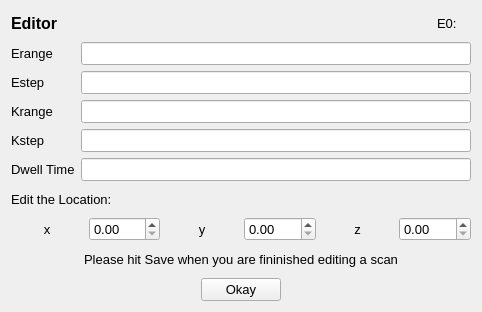
<?xml version="1.0" encoding="UTF-8"?>
<ui version="4.0">
 <class>Form</class>
 <widget class="QWidget" name="Form">
  <property name="geometry">
   <rect>
    <x>0</x>
    <y>0</y>
    <width>482</width>
    <height>312</height>
   </rect>
  </property>
  <property name="windowTitle">
   <string>Form</string>
  </property>
  <layout class="QVBoxLayout" name="verticalLayout">
   <item>
    <layout class="QHBoxLayout" name="horizontalLayout">
     <item>
      <widget class="QLabel" name="label_3">
       <property name="font">
        <font>
         <pointsize>12</pointsize>
         <weight>75</weight>
         <bold>true</bold>
        </font>
       </property>
       <property name="text">
        <string>Editor</string>
       </property>
      </widget>
     </item>
     <item>
      <spacer name="horizontalSpacer">
       <property name="orientation">
        <enum>Qt::Horizontal</enum>
       </property>
       <property name="sizeHint" stdset="0">
        <size>
         <width>40</width>
         <height>20</height>
        </size>
       </property>
      </spacer>
     </item>
     <item>
      <widget class="QLabel" name="label_15">
       <property name="font">
        <font>
         <pointsize>10</pointsize>
        </font>
       </property>
       <property name="text">
        <string>E0:</string>
       </property>
      </widget>
     </item>
     <item>
      <widget class="QLabel" name="E0">
       <property name="font">
        <font>
         <pointsize>10</pointsize>
        </font>
       </property>
       <property name="text">
        <string/>
       </property>
      </widget>
     </item>
    </layout>
   </item>
   <item>
    <layout class="QGridLayout" name="gridLayout_2">
     <item row="2" column="2">
      <widget class="QLineEdit" name="krange">
       <property name="font">
        <font>
         <pointsize>10</pointsize>
        </font>
       </property>
      </widget>
     </item>
     <item row="2" column="0">
      <widget class="QLabel" name="label_9">
       <property name="font">
        <font>
         <pointsize>10</pointsize>
        </font>
       </property>
       <property name="text">
        <string>Krange</string>
       </property>
      </widget>
     </item>
     <item row="0" column="0">
      <widget class="QLabel" name="label_6">
       <property name="font">
        <font>
         <pointsize>10</pointsize>
        </font>
       </property>
       <property name="text">
        <string>Erange</string>
       </property>
      </widget>
     </item>
     <item row="1" column="2">
      <widget class="QLineEdit" name="estep">
       <property name="font">
        <font>
         <pointsize>10</pointsize>
        </font>
       </property>
      </widget>
     </item>
     <item row="0" column="2">
      <widget class="QLineEdit" name="erange">
       <property name="font">
        <font>
         <pointsize>10</pointsize>
        </font>
       </property>
      </widget>
     </item>
     <item row="1" column="0">
      <widget class="QLabel" name="label_7">
       <property name="font">
        <font>
         <pointsize>10</pointsize>
        </font>
       </property>
       <property name="text">
        <string>Estep</string>
       </property>
      </widget>
     </item>
     <item row="4" column="0">
      <widget class="QLabel" name="label_8">
       <property name="font">
        <font>
         <pointsize>10</pointsize>
        </font>
       </property>
       <property name="text">
        <string>Dwell Time</string>
       </property>
      </widget>
     </item>
     <item row="4" column="2">
      <widget class="QLineEdit" name="dwell">
       <property name="font">
        <font>
         <pointsize>10</pointsize>
        </font>
       </property>
      </widget>
     </item>
     <item row="3" column="0">
      <widget class="QLabel" name="label_10">
       <property name="font">
        <font>
         <pointsize>10</pointsize>
        </font>
       </property>
       <property name="text">
        <string>Kstep</string>
       </property>
      </widget>
     </item>
     <item row="3" column="2">
      <widget class="QLineEdit" name="kstep">
       <property name="font">
        <font>
         <pointsize>10</pointsize>
        </font>
       </property>
      </widget>
     </item>
    </layout>
   </item>
   <item>
    <widget class="QLabel" name="label_11">
     <property name="font">
      <font>
       <pointsize>10</pointsize>
      </font>
     </property>
     <property name="text">
      <string>Edit the Location: </string>
     </property>
    </widget>
   </item>
   <item>
    <layout class="QHBoxLayout" name="horizontalLayout_2">
     <item>
      <widget class="QLabel" name="label_12">
       <property name="font">
        <font>
         <pointsize>10</pointsize>
        </font>
       </property>
       <property name="text">
        <string>x</string>
       </property>
       <property name="alignment">
        <set>Qt::AlignCenter</set>
       </property>
      </widget>
     </item>
     <item>
      <widget class="QDoubleSpinBox" name="x_motor">
       <property name="minimumSize">
        <size>
         <width>0</width>
         <height>0</height>
        </size>
       </property>
       <property name="font">
        <font>
         <pointsize>10</pointsize>
        </font>
       </property>
      </widget>
     </item>
     <item>
      <widget class="QLabel" name="label_13">
       <property name="font">
        <font>
         <pointsize>10</pointsize>
        </font>
       </property>
       <property name="text">
        <string>y</string>
       </property>
       <property name="alignment">
        <set>Qt::AlignCenter</set>
       </property>
      </widget>
     </item>
     <item>
      <widget class="QDoubleSpinBox" name="y_motor">
       <property name="font">
        <font>
         <pointsize>10</pointsize>
        </font>
       </property>
      </widget>
     </item>
     <item>
      <widget class="QLabel" name="label_14">
       <property name="font">
        <font>
         <pointsize>10</pointsize>
        </font>
       </property>
       <property name="text">
        <string>z</string>
       </property>
       <property name="alignment">
        <set>Qt::AlignCenter</set>
       </property>
      </widget>
     </item>
     <item>
      <widget class="QDoubleSpinBox" name="z_motor">
       <property name="font">
        <font>
         <pointsize>10</pointsize>
        </font>
       </property>
      </widget>
     </item>
    </layout>
   </item>
   <item>
    <widget class="QLabel" name="label_2">
     <property name="font">
      <font>
       <pointsize>10</pointsize>
      </font>
     </property>
     <property name="text">
      <string>Please hit Save when you are fininished editing a scan</string>
     </property>
     <property name="alignment">
      <set>Qt::AlignCenter</set>
     </property>
    </widget>
   </item>
   <item>
    <layout class="QHBoxLayout" name="horizontalLayout_5">
     <item>
      <spacer name="horizontalSpacer_3">
       <property name="orientation">
        <enum>Qt::Horizontal</enum>
       </property>
       <property name="sizeHint" stdset="0">
        <size>
         <width>40</width>
         <height>20</height>
        </size>
       </property>
      </spacer>
     </item>
     <item>
      <widget class="QPushButton" name="Okay_2">
       <property name="font">
        <font>
         <pointsize>10</pointsize>
        </font>
       </property>
       <property name="text">
        <string>Okay</string>
       </property>
      </widget>
     </item>
     <item>
      <spacer name="horizontalSpacer_4">
       <property name="orientation">
        <enum>Qt::Horizontal</enum>
       </property>
       <property name="sizeHint" stdset="0">
        <size>
         <width>40</width>
         <height>20</height>
        </size>
       </property>
      </spacer>
     </item>
    </layout>
   </item>
  </layout>
 </widget>
 <resources/>
 <connections/>
</ui>
